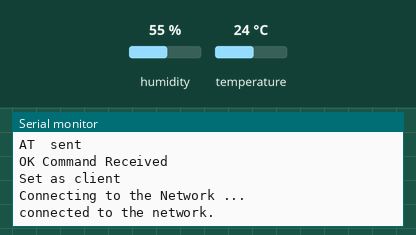
Simulated run of this sketch. Board: Arduino Uno, built with avr-gcc and run on an emulated ATmega328P. Parts: the last lines printed to the serial monitor. Inputs (shaded band) come from the test bench; at power-on: humidity 55 %, temperature 24 °C. The modem accepts every AT command (registered, SIM ready, sends succeed) and sends nothing else.

Above: at 2.2 s.
2.3 s: humidity set to 22 %
At 5.5 s:
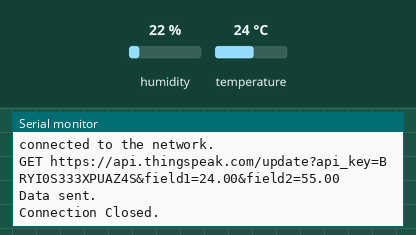
5.6 s: temperature set to 12 °C
7.1 s: humidity set to 40 %
At 10.0 s:
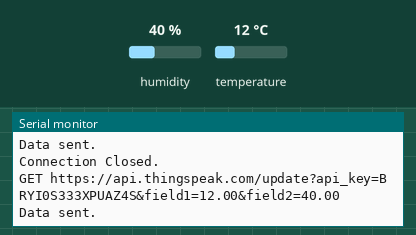

Measured:
- after the input at 7.1 s, the serial monitor: prints a new line after 2.1 s (image 2)

The sketch:

Humitidy_Sensor_with_Esp8266.ino
```cpp
#include <dht11.h>
#include <SoftwareSerial.h>


String agAdi = "network";                 // We write the name of our network here.
String agSifresi = "network password";           // We write the password of our network here.

int rxPin = 10;                                               //ESP8266 RX pini
int txPin = 11;                                               //ESP8266 TX pini
int dht11Pin = 2;

String ip = "184.106.153.149";                                //Thingspeak ip adresi
float sicaklik, nem;

dht11 DHT11;

SoftwareSerial esp(rxPin, txPin);                             // We make serial communication pin settings.

void setup() {

  Serial.begin(9600);  // We are starting our communication with the serial port.
  Serial.println("Started");
  esp.begin(115200);                                          // We are starting serial communication with ESP8266.
  esp.println("AT");                                         // We do the module control with the AT command.
  Serial.println("AT  sent ");
  while(!esp.find("OK")){                                     // We wait until the module is ready.
    esp.println("AT");
    Serial.println("ESP8266 Not Find.");
  }
  Serial.println("OK Command Received");
  esp.println("AT+CWMODE=1");                                 // We set the ESP8266 module as a client.
  while(!esp.find("OK")){                                     // We wait until the setting is done.
    esp.println("AT+CWMODE=1");
    Serial.println("Setting is ....");
  }
  Serial.println("Set as client");
  Serial.println("Connecting to the Network ...");
  esp.println("AT+CWJAP=\""+agAdi+"\",\""+agSifresi+"\"");    // We are connecting to our network.
  while(!esp.find("OK"));                                     // We wait until it is connected to the network.
  Serial.println("connected to the network.");
  delay(1000);
}
void loop() {
  esp.println("AT+CIPSTART=\"TCP\",\""+ip+"\",80");           // We connect to Thingspeak.
  if(esp.find("Error")){                                      // We check the connection error.
    Serial.println("AT+CIPSTART Error");
  }
  DHT11.read(dht11Pin);
  sicaklik = (float)DHT11.temperature;
  nem = (float)DHT11.humidity;
  String veri = "GET https://api.thingspeak.com/update?api_key=BRYI0S333XPUAZ4S";   // Thingspeak command. We write our own api key in the key part.
  veri += "&field1=";
  veri += String(sicaklik);// The temperature variable we will send
  veri += "&field2=";
  veri += String(nem);// The moisture variable we will send
  veri += "\r\n\r\n";
  esp.print("AT+CIPSEND=");                                   // We give the length of data that we will send to ESP.
  esp.println(veri.length()+2);
  delay(2000);
  if(esp.find(">")){                                          // The commands in it are running when ESP8266 is ready..
    esp.print(veri);                                          // We send the data.
    Serial.println(veri);
    Serial.println("Data sent.");
    delay(1000);
  }
  Serial.println("Connection Closed.");
  esp.println("AT+CIPCLOSE");                                // we close the link
  delay(1000);                                               // We wait 1 minute for sending new data.
}
```
